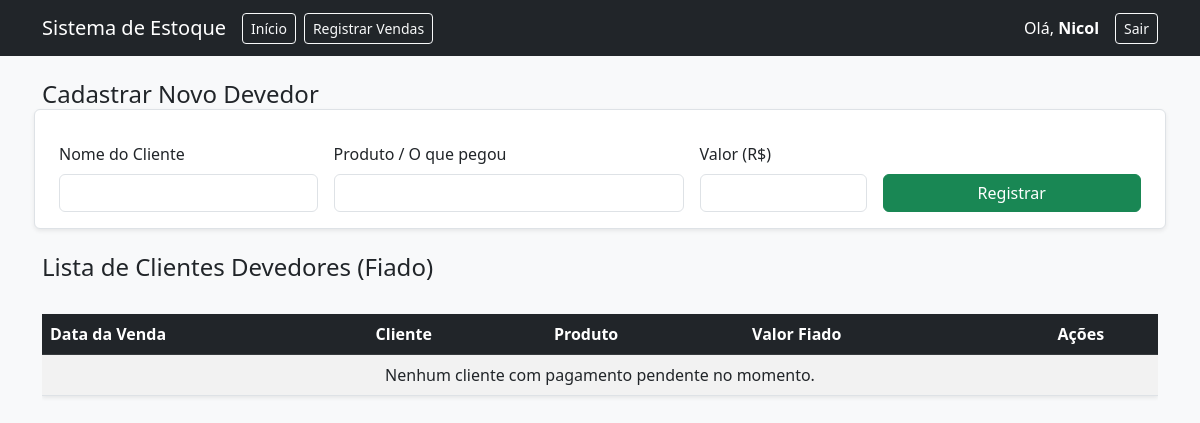
Page /fiados (signed in) on the earlier database version.
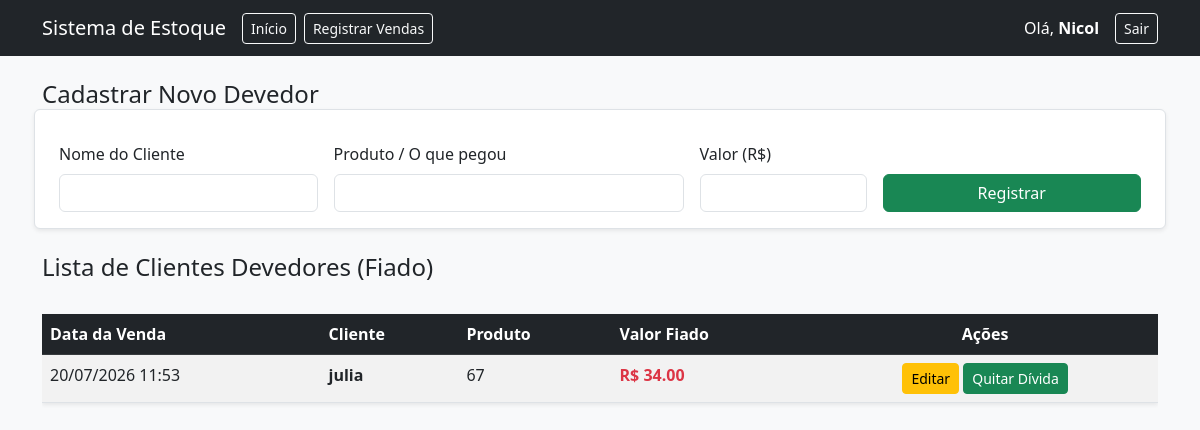
Same page on the later database version.
### app.py (models this page shows)
class Usuario(UserMixin, db.Model):
    id = db.Column(db.Integer, primary_key=True)
    username = db.Column(db.String(50), unique=True, nullable=False)
    senha = db.Column(db.String(50), nullable=False)
    produtos = db.relationship('Produto', backref='dono', lazy='select')
    vendas = db.relationship('Venda', backref='dono', lazy='select')
    fiados = db.relationship('Fiado', backref='dono', lazy='select')

class Fiado(db.Model):
    id = db.Column(db.Integer, primary_key=True)
    cliente = db.Column(db.String(100), nullable=False)
    produto_nome = db.Column(db.String(100), nullable=False)
    valor_fiado = db.Column(db.Float, nullable=False)
    data_venda = db.Column(db.DateTime, default=datetime.now)
    usuario_id = db.Column(db.Integer, db.ForeignKey('usuario.id'), nullable=False)

### app.py (the view, shortened to what this page needs)
@app.route('/fiados', methods=['GET', 'POST'])
@login_required
def fiados():
    lista_fiados = Fiado.query.filter_by(usuario_id=current_user.id).order_by(Fiado.data_venda.desc()).all()
    return render_template('fiados.html', fiados=lista_fiados)

### app.py (called while the page is built)
@login_manager.user_loader
def load_user(user_id):
    return db.session.get(Usuario, int(user_id))

### templates/fiados.html (shortened to what this page needs)
<!DOCTYPE html>
<html lang="pt-br">
<head>
    <link href="https://cdn.jsdelivr.net/npm/bootstrap@5.3.0/dist/css/bootstrap.min.css" rel="stylesheet">
</head>
<body class="bg-light">
    <nav class="navbar navbar-expand-lg navbar-dark bg-dark mb-4">
        <div class="container">
            <a class="navbar-brand" href="/">Sistema de Estoque</a>
            <div class="collapse navbar-collapse" id="navbarNav">
                <ul class="navbar-nav me-auto">
                    <li class="nav-item">
                        <a class="btn btn-outline-light btn-sm me-2" href="/">Início</a>
                    </li>
                    <li class="nav-item">
                        <a class="btn btn-outline-light btn-sm me-2" href="/registrarVendas">Registrar Vendas</a>
                    </li>
                </ul>
            </div>
            <div class="d-flex align-items-center">
                <span class="navbar-text me-3 text-white">
                    Olá, <strong>{{ current_user.username }}</strong>
                </span>
                <a href="/logout" class="btn btn-outline-light btn-sm">Sair</a>
            </div>
        </div>
    </nav>
    <div class="container">
        <h2 class="h4 mb-3">Cadastrar Novo Devedor</h2>
        <form method="POST" action="/fiados">
            <div class="row g-3 align-items-end p-3 bg-white shadow-sm rounded border">
                <div class="col-md-3">
                    <label class="form-label">Nome do Cliente</label>
                    <input type="text" name="cliente" class="form-control" required>
                </div>
                <div class="col-md-4">
                    <label class="form-label">Produto / O que pegou</label>
                    <input type="text" name="produto_nome" class="form-control" required>
                </div>
                <div class="col-md-2">
                    <label class="form-label">Valor (R$)</label>
                    <input type="number" step="0.01" min="0" name="valor_fiado" class="form-control" required>
                </div>
                <div class="col-md-3">
                    <button type="submit" class="btn btn-success w-100">Registrar</button>
                </div>
            </div>
        </form>
        <h2 class="h4 mb-3 mt-4">Lista de Clientes Devedores (Fiado)</h2>
        <div class="table-responsive">
            <table class="table table-striped table-hover mt-3 bg-white shadow-sm">
                <thead class="table-dark">
                    <tr>
                        <th>Data da Venda</th>
                        <th>Cliente</th>
                        <th>Produto</th>
                        <th>Valor Fiado</th>
                        <th class="text-center">Ações</th>
                    </tr>
                </thead>
                <tbody>
                    {% for fiado in fiados %}
                    <tr>
                        <td>{{ fiado.data_venda.strftime('%d/%m/%Y %H:%M') }}</td>
                        <td><strong>{{ fiado.cliente }}</strong></td>
                        <td>{{ fiado.produto_nome }}</td>
                        <td class="text-danger fw-bold">R$ {{ "%.2f"|format(fiado.valor_fiado) }}</td>
                        <td class="text-center">
                            <a href="/editar_fiado/{{fiado.id}}" class="btn btn-warning btn-sm">Editar</a>
                            <a href="/deletar_fiado/{{fiado.id}}" class="btn btn-success btn-sm"
                                onclick="return confirm('Confirmar que {{fiado.cliente}} quitou essa dívida? O registro será apagado.')">Quitar Dívida</a>
                        </td>
                    </tr>
                    {% endfor %}
                    {% if not fiados %}
                    <tr>
                        <td colspan="5" class="text-center">Nenhum cliente com pagamento pendente no momento.</td>
                    </tr>
                    {% endif %}
                </tbody>
            </table>
        </div>
    </div>
</body>
</html>

Differences in the rows shown:
added Fiado: data_venda "20/07/2026 11:53", cliente "julia", produto_nome "67", valor_fiado "34.00"
Other differences:
text no longer shown: "Nenhum cliente com pagamento pendente no momento."
